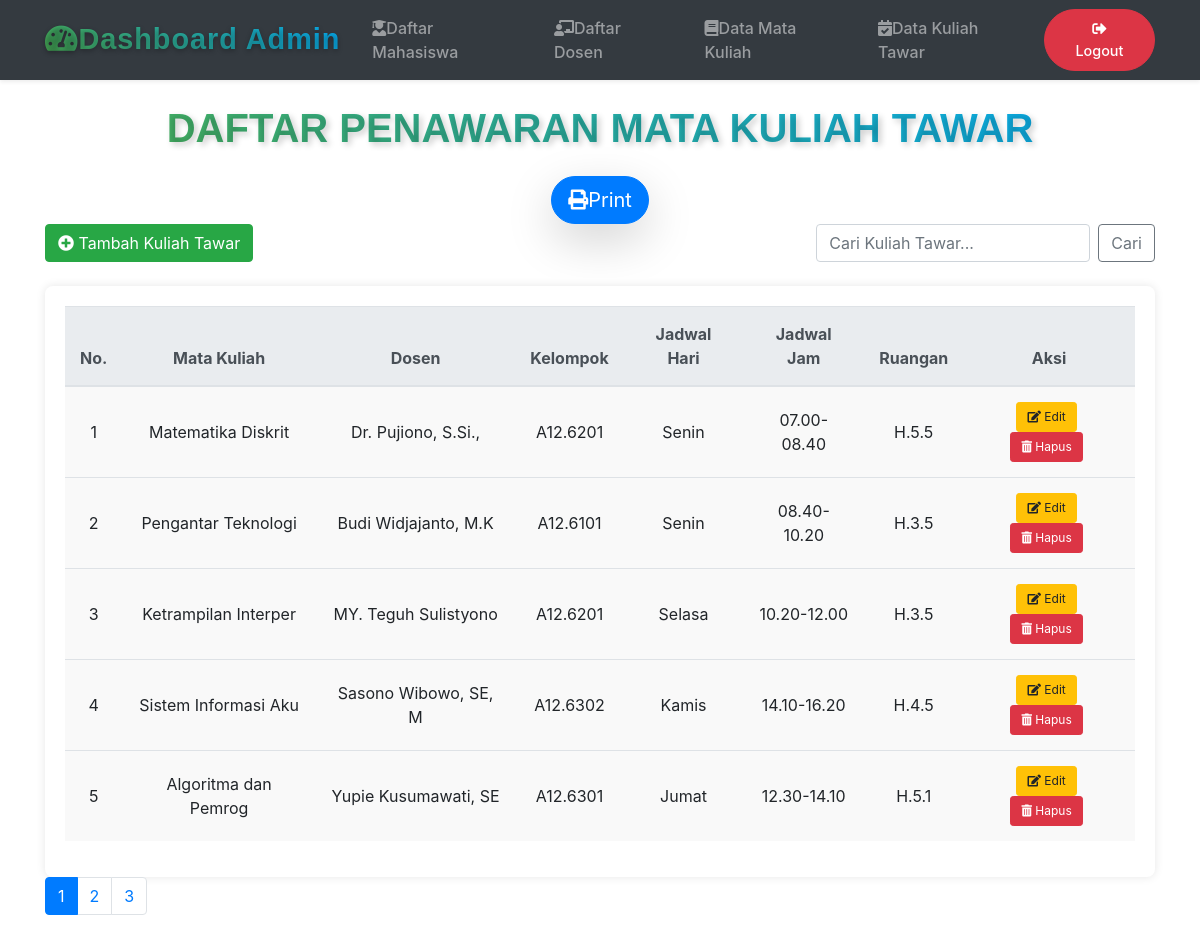
Screenshot of /dashboard_kultawar_06959_fais.php with the database file from the repository.
### tables this page shows
CREATE TABLE `kultawar` (
  `idkultawar` int(11) NOT NULL AUTO_INCREMENT,
  `matkul` char(20) DEFAULT NULL,
  `dosen` char(20) DEFAULT NULL,
  `klp` char(10) DEFAULT NULL,
  `hari` varchar(10) DEFAULT NULL,
  `jamkul` char(13) DEFAULT NULL,
  `ruang` char(6) DEFAULT NULL,
  PRIMARY KEY (`idkultawar`)
);

### dashboard_kultawar_06959_fais.php (the view, shortened to what this page needs)
<?php
$limit = 5;
$page = isset($_GET['page']) ? (int)$_GET['page'] : 1;
$start = ($page > 1) ? ($page * $limit) - $limit : 0;
$result_total = mysqli_query($koneksi, "SELECT COUNT(*) AS total FROM kultawar");
$total_data = mysqli_fetch_assoc($result_total)['total'];
$total_pages = ceil($total_data / $limit);
$result = mysqli_query($koneksi, "SELECT * FROM kultawar LIMIT $start, $limit");
?>
<!DOCTYPE html>
<html lang="en">
<head>
    <link rel="stylesheet" href="https://stackpath.bootstrapcdn.com/bootstrap/4.5.2/css/bootstrap.min.css">
    <link rel="stylesheet" href="https://use.fontawesome.com/releases/v5.7.0/css/all.css" />
</head>
<body>
<nav class="navbar navbar-expand-lg navbar-dark bg-dark shadow-sm">
    <div class="container">
        <a class="navbar-brand text-gradient" href="#">
            <i class="fas fa-tachometer-alt me-2"></i>Dashboard Admin
        </a>
        <div class="collapse navbar-collapse" id="navbarNav">
            <ul class="navbar-nav ms-auto align-items-center">
                <li class="nav-item">
                    <a class="nav-link px-3" href="dashboard_mahasiswa_06959_fais.php">
                        <i class="fas fa-user-graduate me-2"></i>Daftar Mahasiswa
                    </a>
                </li>
                <li class="nav-item">
                    <a class="nav-link px-3" href="dashboard_dosen_06959_fais.php">
                        <i class="fas fa-chalkboard-teacher me-2"></i>Daftar Dosen
                    </a>
                </li>
                <li class="nav-item">
                    <a class="nav-link px-3" href="dashboard_matkul_06959_fais.php">
                        <i class="fas fa-book me-2"></i>Data Mata Kuliah
                    </a>
                </li>
                <li class="nav-item">
                    <a class="nav-link px-3" href="dashboard_kultawar_06959_fais.php">
                        <i class="fas fa-calendar-check me-2"></i>Data Kuliah Tawar
                    </a>
                </li>
                <li class="nav-item ms-lg-3">
                    <a class="btn btn-danger nav-link text-white rounded-pill px-4" href="index.php">
                        <i class="fas fa-sign-out-alt me-2"></i>Logout
                    </a>
                </li>
            </ul>
        </div>
    </div>
</nav>
<div class="container">
    <h2 class="text-center my-4 custom-heading">Daftar Penawaran Mata Kuliah Tawar</h2>
    <div class="text-center"><a class="btn btn-primary btn-lg shadow-lg rounded-pill text-white" href="printkultar_06959_fais.php"><i class="fas fa-print me-2"></i>Print</a></div>
    <div class="d-flex justify-content-between mb-4">
        <a href="tambah_kultar_06959_fais.php" class="btn btn-success"><i class="fas fa-plus-circle"></i> Tambah Kuliah Tawar</a>
        <form class="form-inline" role="search">
            <input class="form-control mr-2" type="search" id="searchInput" placeholder="Cari Kuliah Tawar..." aria-label="Search">
            <button class="btn btn-outline-secondary" type="submit">Cari</button>
        </form>
    </div>
    <div class="table-container">
        <table class="table table-hover">
            <thead class="thead-light">
                <tr>
                <th>No.</th>
                <th>Mata Kuliah</th>
                <th>Dosen</th>
                <th>Kelompok</th>
                <th>Jadwal Hari</th>
                <th>Jadwal Jam</th>
                <th>Ruangan</th>
                <th>Aksi</th>
                </tr>
            </thead>
            <tbody>
                <?php if (mysqli_num_rows($result) > 0): ?>
                    <?php while($row = mysqli_fetch_assoc($result)): ?>
                        <tr class="data-container">
                            <td><?= $row['idkultawar']; ?></td>
                            <td><?= $row['matkul']; ?></td>
                            <td><?= $row['dosen']; ?></td>
                            <td><?= $row['klp']; ?></td>
                            <td><?= $row['hari']; ?></td>
                            <td><?= $row['jamkul']; ?></td>
                            <td><?= $row['ruang']; ?></td>
                            <td class="action-links">
                                <a href="editkultar_06959_fais.php?idkultawar=<?= $row['idkultawar']; ?>" class="btn btn-warning btn-sm"><i class="fas fa-edit"></i> Edit</a>
                                <a href="hapuskultar_06959_fais.php?idkultawar=<?= $row['idkultawar']; ?>" class="btn btn-danger btn-sm" onclick="return confirm('Yakin ingin menghapus?');"><i class="fas fa-trash-alt"></i> Hapus</a>
                            </td>
                        </tr>
                    <?php endwhile; ?>
                <?php else: ?>
                    <tr><td colspan="8" class="text-center">Data tidak ada</td></tr>
                <?php endif; ?>
            </tbody>
        </table>
    </div>
    <nav>
        <ul class="pagination">
            <?php for ($i = 1; $i <= $total_pages; $i++): ?>
                <li class="page-item <?= ($i == $page) ? 'active' : ''; ?>">
                    <a class="page-link" href="?page=<?= $i; ?>"><?= $i; ?></a>
                </li>
            <?php endfor; ?>
        </ul>
    </nav>
</div>
</body>
</html>

### dashboard_kultawar_06959_fais.php (style rules this page uses)
body { background-image: url('inigambar.jpg'); background-size: cover; background-attachment: fixed; }
.table-container { background-color: #fff; padding: 20px; border-radius: 8px; box-shadow: 0 0 10px rgba(0, 0, 0, 0.1); margin-top: 20px; overflow-x: auto; }
.pagination { justify-content: flex-start; }
.table th, .table td { vertical-align: middle; padding: 15px; }
.table td, .table th { text-align: center; }
.action-links a { margin-right: 5px; font-size: 12px; padding: 5px 10px; }
.data-container { background-color: #f9f9f9; }
.custom-heading { font-family: 'Poppins', sans-serif; font-size: 2.5rem; font-weight: 700; text-transform: uppercase; color: transparent; background: linear-gradient(45deg, #4caf50, #03a9f4); -webkit-background-clip: text; text-shadow: 3px 3px 6px rgba(0, 0, 0, 0.2); }
.table { table-layout: auto; width: 100%; }
.navbar { background-color: #343a40; transition: all 0.3s ease-in-out; }
.navbar-brand { font-family: 'Poppins', sans-serif; font-size: 1.8rem; font-weight: bold; letter-spacing: 1px; text-shadow: 0 2px 5px rgba(0, 0, 0, 0.3); transition: transform 0.3s ease; }
.text-gradient { background: linear-gradient(45deg, #4caf50, #03a9f4); -webkit-background-clip: text; -webkit-text-fill-color: transparent; }
.nav-link { font-weight: 500; transition: color 0.3s, background-color 0.3s; }
.btn-danger.nav-link { font-size: 0.9rem; font-weight: 500; padding: 0.5rem 1rem; }
@media (min-width: 992px) { .ms-lg-3 { margin-left: auto !important; } }

### rows the page displays
kultawar: idkultawar "1", matkul "Matematika Diskrit", dosen "Dr. Pujiono, S.Si.,", klp "A12.6201", hari "Senin", jamkul "07.00-08.40", ruang "H.5.5"
kultawar: idkultawar "2", matkul "Pengantar Teknologi", dosen "Budi Widjajanto, M.K", klp "A12.6101", hari "Senin", jamkul "08.40-10.20", ruang "H.3.5"
kultawar: idkultawar "3", matkul "Ketrampilan Interper", dosen "MY. Teguh Sulistyono", klp "A12.6201", hari "Selasa", jamkul "10.20-12.00", ruang "H.3.5"
kultawar: idkultawar "4", matkul "Sistem Informasi Aku", dosen "Sasono Wibowo, SE, M", klp "A12.6302", hari "Kamis", jamkul "14.10-16.20", ruang "H.4.5"
kultawar: idkultawar "5", matkul "Algoritma dan Pemrog", dosen "Yupie Kusumawati, SE", klp "A12.6301", hari "Jumat", jamkul "12.30-14.10", ruang "H.5.1"
